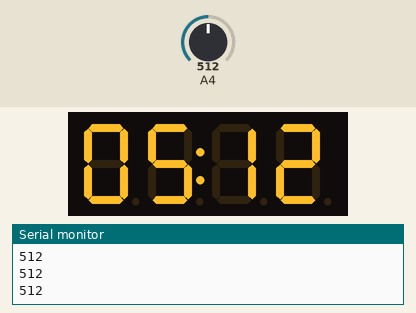
A sketch run on a simulated Arduino Uno, built with avr-gcc and run on an emulated ATmega328P. On the bench: 4-digit seven-segment display, the last lines printed to the serial monitor. Inputs (shaded band) come from the test bench; at power-on: A4 = 512.

Above: at 1.2 s.
1.3 s: A4 set to 716
At 1.6 s:
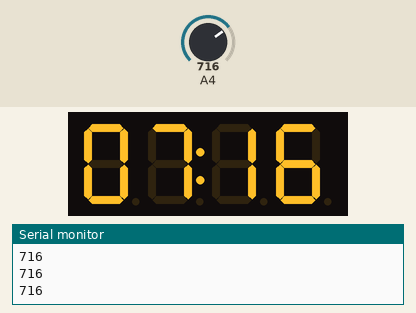
2.8 s: A4 set to 900
At 3.3 s:
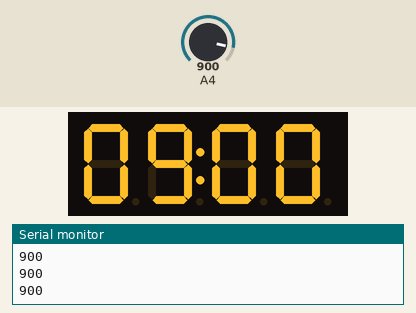
4.4 s: A4 set to 1023
At 4.9 s:
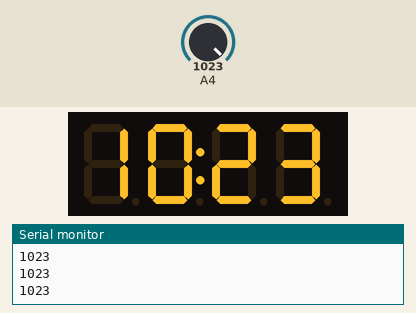
Timing chart, 0 to 7.4 s (numbered marks = the images above; inputs shaded):
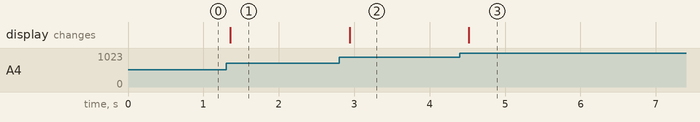

Measured:
- after the input at 1.3 s, the display: changes after 0.06 s (image 1)
- after the input at 2.8 s, the display: changes after 0.14 s (image 2)
- after the input at 4.4 s, the display: changes after 0.12 s (image 3)

The sketch:

showDecTM.ino
```cpp
#include <Arduino.h>
#include <TimerOne.h>
#include <TM1637Display.h>

#define DIO 4
#define CLK 5

TM1637Display tm(CLK, DIO);

void setup() {
  // put your setup code here, to run once:
  Serial.begin(9600);
}

void loop() {
  // put your main code here, to run repeatedly:
  int t = analogRead(4);
  Serial.println(t);
  tm.setBrightness(2, true);
  tm.showNumberDecEx(t, 0b01000000, true);
  delay(100);
}
```
